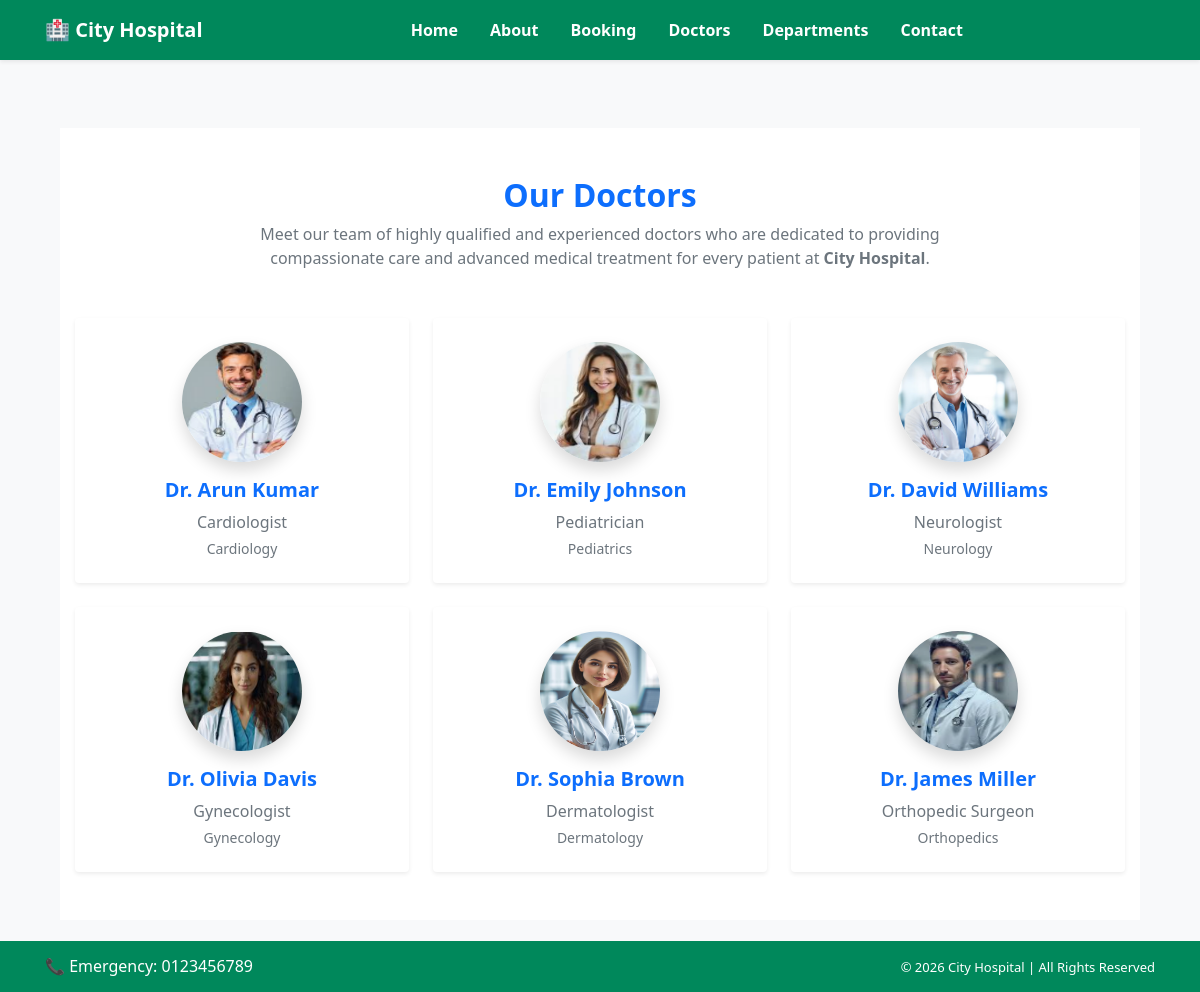
The app's page /doctors/ with its own data.
### home/models.py (models this page shows, shortened)
class Doctors(models.Model):
    doc_name = models.CharField(max_length=100)
    doc_spec = models.CharField(max_length=100)
    dep_name = models.ForeignKey(Department, on_delete=models.CASCADE)
    dep_image = models.ImageField(upload_to='doctors/')

class Department(models.Model):
    dep_name = models.CharField(max_length=100)
    dep_description = models.TextField()

### home/views.py (the view)
# urls.py: path('doctors/', views.doctors, name='doctors'),
def doctors(request):
    docs = Doctors.objects.all()
    return render(request, 'doctors.html', {'docs': docs})

### template/doctors.html (shortened to what this page needs)
{% extends "base.html" %}
{% block content %}
<div class="container mt-5">
    <section class="py-5 bg-white">
        <div class="container">
            <div class="text-center mb-5">
                <h2 class="fw-bold text-primary">Our Doctors</h2>
                <p class="text-muted" style="max-width: 700px; margin: auto;">
                    Meet our team of highly qualified and experienced doctors who are
                    dedicated to providing compassionate care and advanced medical treatment
                    for every patient at <strong>City Hospital</strong>.
                </p>
            </div>
            <div class="row g-4">
                {% for d in docs %}
                <div class="col-md-4">
                    <div class="card border-0 shadow-sm rounded-4 text-center p-4 h-100">
                        <img src="{{ d.dep_image.url }}"
                             class="rounded-circle mb-3 mx-auto shadow"
                             width="120" height="120"
                             alt="Doctor">
                        <h5 class="fw-bold text-primary">{{ d.doc_name }}</h5>
                        <p class="text-muted mb-1">{{ d.doc_spec }}</p>
                        <small class="text-muted">
                            {{ d.dep_name.dep_name }}
                        </small>
                    </div>
                </div>
                {% empty %}
                <p class="text-center text-muted">No doctors available.</p>
                {% endfor %}
            </div>
        </div>
    </section>
</div>
{% endblock %}

### template/base.html (shortened to what this page needs)
<!DOCTYPE html>
<html>
<head>
    <link href="https://cdn.jsdelivr.net/npm/bootstrap@5.1.3/dist/css/bootstrap.min.css" rel="stylesheet">
</head>
<body>
    <nav class="navbar navbar-expand-md shadow-sm">
        <div class="container">
            <a class="navbar-brand" href="#">🏥 City Hospital</a>
            <div class="collapse navbar-collapse" id="navbarNav">
                <ul class="navbar-nav fw-bold mx-auto">
                    <li class="nav-item">
                        <a class="nav-link" href="{% url 'home' %}">Home</a>
                    </li>
                    <li class="nav-item">
                        <a class="nav-link" href="{% url 'about' %}">About</a>
                    </li>
                    <li class="nav-item">
                        <a class="nav-link" href="{% url 'booking' %}">Booking</a>
                    </li>
                    <li class="nav-item">
                        <a class="nav-link" href="{% url 'doctors' %}">Doctors</a>
                    </li>
                    <li class="nav-item">
                        <a class="nav-link" href="{% url 'departments' %}">Departments</a>
                    </li>
                    <li class="nav-item">
                        <a class="nav-link" href="{% url 'contact' %}">Contact</a>
                    </li>
                </ul>
            </div>
        </div>
    </nav>
    <div class="container main-content">
        {% block content %}
        {% endblock %}
    </div>
    <footer>
        <div class="container">
            <div class="row">
                <div class="col-md-6 text-center text-md-start">
                    <h4>📞 Emergency: 0123456789</h4>
                </div>
                <div class="col-md-6 text-center text-md-end">
                    <small>© 2026 City Hospital | All Rights Reserved</small>
                </div>
            </div>
        </div>
    </footer>
</body>
</html>

### template/base.html (style rules this page uses)
html, body { height: 100%; }
body { display: flex; flex-direction: column; background-color: #f8f9fa; font-family: 'Segoe UI', sans-serif; }
.main-content { flex: 1; padding-top: 20px; padding-bottom: 20px; }
.navbar { background-color: #00885b; padding: 10px 0; }
.navbar-brand { font-weight: 600; font-size: 20px; color: #ffffff !important; }
.nav-link { color: #ffffff !important; margin: 0 8px; transition: 0.3s ease; }
@media (min-width: 768px) { .navbar-nav { margin: auto; } }
.container { padding-left: 15px; padding-right: 15px; }
footer { background-color: #00885b; color: #ffffff; padding: 15px 0; font-size: 14px; }
footer h4 { font-size: 16px; margin: 0; }
footer small { font-size: 13px; }
footer .row { align-items: center; }

### records on screen
Doctors: dep_image (picture), doc_name "Dr. Arun Kumar", doc_spec "Cardiologist", dep_name.dep_name "Cardiology"
Doctors: dep_image (picture), doc_name "Dr. Emily Johnson", doc_spec "Pediatrician", dep_name.dep_name "Pediatrics"
Doctors: dep_image (picture), doc_name "Dr. David Williams", doc_spec "Neurologist", dep_name.dep_name "Neurology"
Doctors: dep_image (picture), doc_name "Dr. Olivia Davis", doc_spec "Gynecologist", dep_name.dep_name "Gynecology"
Doctors: dep_image (picture), doc_name "Dr. Sophia Brown", doc_spec "Dermatologist", dep_name.dep_name "Dermatology"
Doctors: dep_image (picture), doc_name "Dr. James Miller", doc_spec "Orthopedic Surgeon", dep_name.dep_name "Orthopedics"
